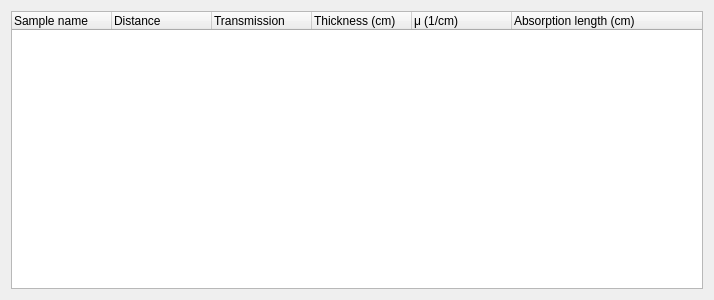
<?xml version="1.0" encoding="UTF-8"?>
<ui version="4.0">
 <class>Form</class>
 <widget class="QWidget" name="Form">
  <property name="geometry">
   <rect>
    <x>0</x>
    <y>0</y>
    <width>714</width>
    <height>300</height>
   </rect>
  </property>
  <property name="windowTitle">
   <string>Transmission</string>
  </property>
  <property name="windowIcon">
   <iconset resource="../../resource/icons/icons.qrc">
    <normaloff>:/icons/transmission.svg</normaloff>:/icons/transmission.svg</iconset>
  </property>
  <layout class="QHBoxLayout" name="horizontalLayout">
   <item>
    <widget class="QTreeWidget" name="treeWidget">
     <property name="sizePolicy">
      <sizepolicy hsizetype="Minimum" vsizetype="Expanding">
       <horstretch>0</horstretch>
       <verstretch>0</verstretch>
      </sizepolicy>
     </property>
     <property name="sizeAdjustPolicy">
      <enum>QAbstractScrollArea::AdjustToContents</enum>
     </property>
     <property name="alternatingRowColors">
      <bool>true</bool>
     </property>
     <property name="rootIsDecorated">
      <bool>false</bool>
     </property>
     <property name="uniformRowHeights">
      <bool>true</bool>
     </property>
     <property name="allColumnsShowFocus">
      <bool>true</bool>
     </property>
     <column>
      <property name="text">
       <string>Sample name</string>
      </property>
     </column>
     <column>
      <property name="text">
       <string>Distance</string>
      </property>
     </column>
     <column>
      <property name="text">
       <string>Transmission</string>
      </property>
     </column>
     <column>
      <property name="text">
       <string>Thickness (cm)</string>
      </property>
     </column>
     <column>
      <property name="text">
       <string>μ (1/cm)</string>
      </property>
     </column>
     <column>
      <property name="text">
       <string>Absorption length (cm)</string>
      </property>
     </column>
    </widget>
   </item>
  </layout>
 </widget>
 <resources>
  <include location="../../resource/icons/icons.qrc"/>
 </resources>
 <connections/>
</ui>
